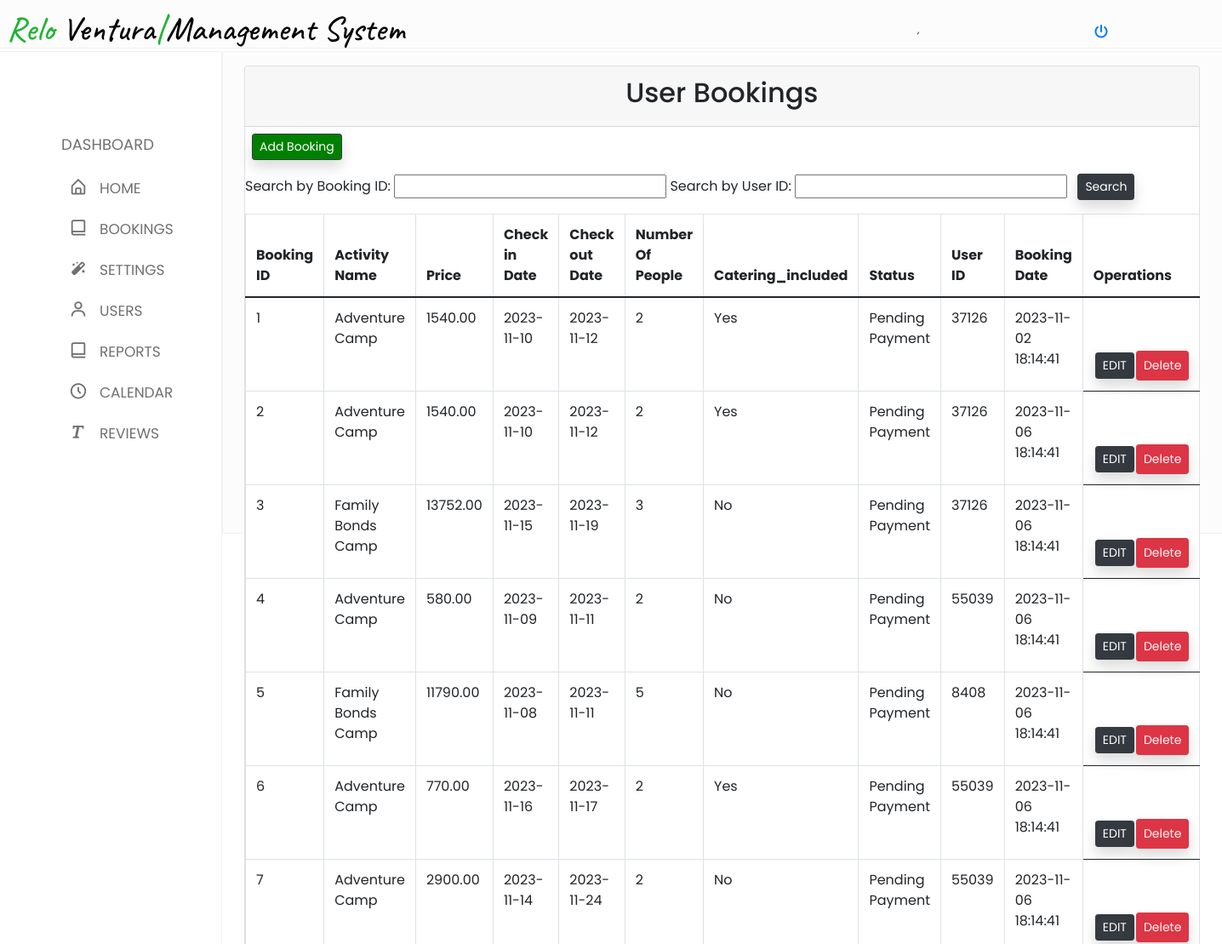
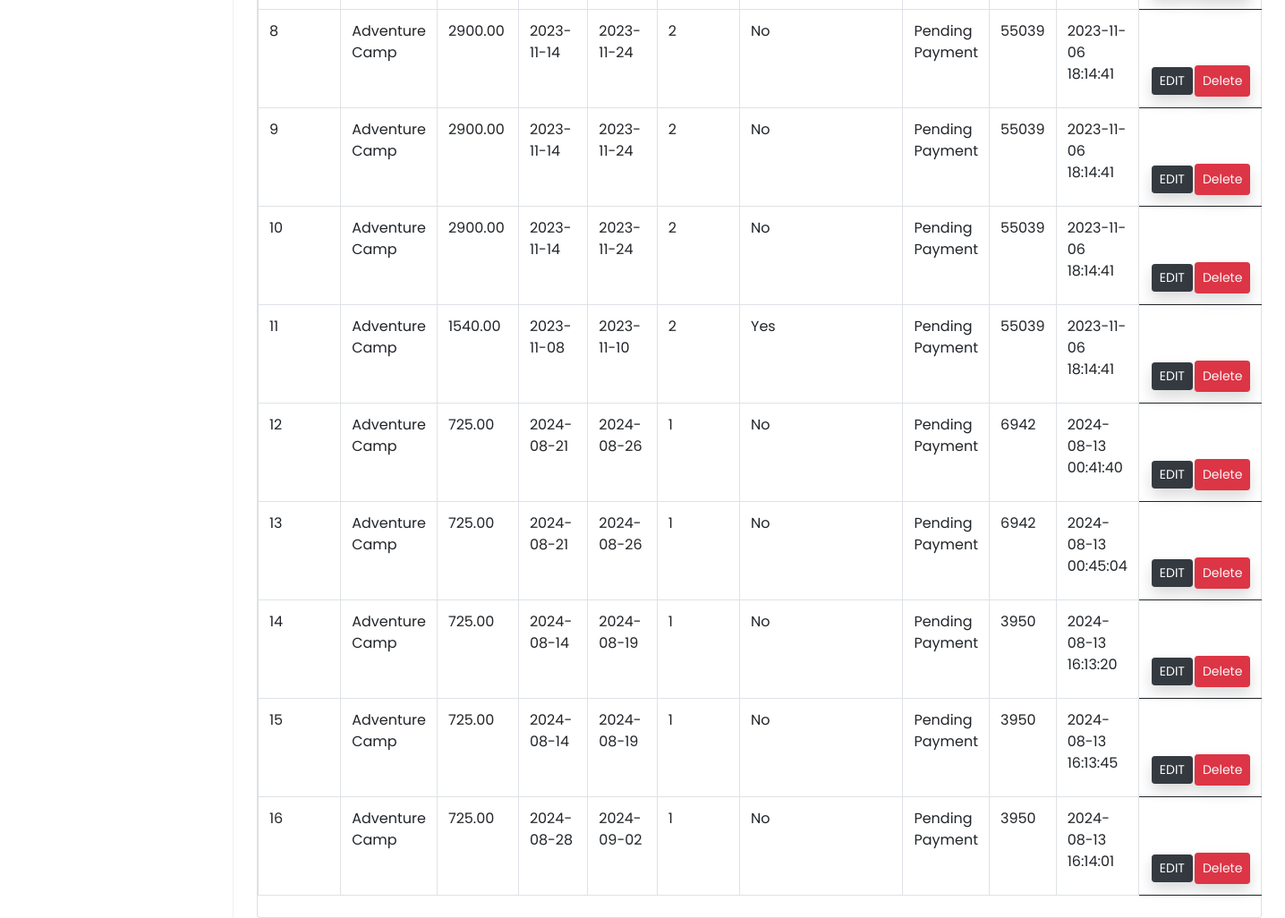
Screenshot of /Admin/bookingviews.php with the database file from the repository (2 pictures, top to bottom).
### tables this page shows
CREATE TABLE `booking` (
  `booking_id` int(10) NOT NULL,
  `Activity_Name` varchar(255) NOT NULL,
  `Price` decimal(10,2) NOT NULL,
  `Check_in_Date` date NOT NULL,
  `Check_out_Date` date NOT NULL,
  `Number_Of_People` int(11) NOT NULL,
  `catering_included` varchar(100) NOT NULL,
  `status` varchar(125) NOT NULL COMMENT 'Pending Payment|Approved|Complete|\r\nDenied|Cancelled',
  `user_id` int(10) NOT NULL,
  `booking_date` timestamp NOT NULL DEFAULT current_timestamp() ON UPDATE current_timestamp()
);

### Admin/bookingviews.php (the view, shortened to what this page needs)
<?php
include 'includes/header.php';
?>
<!DOCTYPE html>
<html lang="en">
<head>
  <link rel="stylesheet" href="admin.css" />
  <link rel="stylesheet" href="https://cdnjs.cloudflare.com/ajax/libs/font-awesome/6.4.2/css/all.min.css" />
  <link href="https://unpkg.com/boxicons@2.1.4/css/boxicons.min.css" rel="stylesheet" />
  <link href="https://cdn.jsdelivr.net/npm/bootstrap@5.0.2/dist/css/bootstrap.min.css" rel="stylesheet" />
  <link rel="stylesheet" href="https://cdnjs.cloudflare.com/ajax/libs/font-awesome/6.4.2/css/all.min.css" />
</head>
<body>
  <div class="body">
    <nav class="sidebar">
      <div class="menu_content">
        <ul class="menu_items">
          <div class="menu_title menu_dahsboard"></div>
          <a href="admin.php" style="text-decoration: none;">
            <div href="#" class="nav_link submenu_item">
              <span class="navlink_icon">
                <i class="bx bx-home-alt"></i>
              </span>
              <span class="navlink">Home</span>
            </div>
          </a>
          <a href="bookingviews.php" style="text-decoration: none;">
            <div href="#" class="nav_link submenu_item">
              <span class="navlink_icon">
                <i class='bx bx-book-alt'></i>
              </span>
              <span class="navlink">Bookings</span>
            </div>
          </a>
          <a href="Settings.php" style="text-decoration: none;">
            <div href="" class="nav_link submenu_item">
              <span class="navlink_icon">
                <i class="bx bxs-magic-wand"></i>
              </span>
              <span class="navlink">Settings</span>
            </div>
          </a>
          <a href="user.php" style="text-decoration: none;">
            <div href="#" class="nav_link submenu_item">
              <span class="navlink_icon">
                <i class='bx bx-user'></i>
              </span>
              <span class="navlink">Users</span>
            </div>
          </a>
          <a href="Reports.php" style="text-decoration: none;">
          <div href="#" class="nav_link submenu_item">
            <span class="navlink_icon">
              <i class='bx bx-book-alt'></i>
            </span>
            <span class="navlink">Reports</span>
          </div>
        </a>
          <a href="calendar.php" style="text-decoration: none;">
            <div href="#" class="nav_link submenu_item">
              <span class="navlink_icon">
                <i class='bx bx-time-five'></i>
              </span>
              <span class="navlink">Calendar</span>
            </div>
          </a>
          <a href="getReviews.php" style="text-decoration: none;">
            <div href="#" class="nav_link submenu_item">
              <span class="navlink_icon">
                <i class='bx bx-text'></i>
              </span>
              <span class="navlink">Reviews</span>
            </div>
          </a>
        </ul>
      </div>
    </nav>
    <div class="dash">
      <div class="col">
        <div class="card mt-3">
          <div class="card-header">
            <h2 class="display-7 text-center">User Bookings</h2>
          </div>
          <div class="table">
            <button type="button" class="btn btn-dark shadow btn-sm my-2 ml-2" data-bs-toggle="modal" data-bs-target="#editmodals" style="background: green">
              Add Booking
            </button>
            <form method="GET">
    <label for="searchBookingID">Search by Booking ID:</label>
    <input type="text" name="searchBookingID" id="searchBookingID"  class="shadow-none">
    <label for="searchUserID">Search by User ID:</label>
    <input type="text" name="searchUserID" id="searchUserID"  class="shadow-none">
    <button type="submit" class="btn btn-dark shadow btn-sm my-2 ml-2">Search</button>
</form>
            <table class="table table-bordered  my-2 ">
              <thead>
                <tr>
                  <th scope="col">Booking ID </th>
                  <th scope="col"> Activity Name</th>
                  <th scope="col">Price </th>
                  <th scope="col">Check in Date </th>
                  <th scope="col">Check out Date</th>
                  <th scope="col">Number Of People</th>
                  <th scope="col">Catering_included</th>
                  <th scope="col">Status</th>
                  <th scope="col">User ID</th>
                  <th scope="col">Booking Date</th>
                  <th scope="col">Operations</th>
                </tr>
              </thead>
              <tbody>
                <?php
                include 'connection.php';
                    $sql = "SELECT * FROM `booking` WHERE 1";
                    $result = mysqli_query($con, $sql);
                    if ($result) {
                        while ($row = mysqli_fetch_assoc($result)) {
                ?>
                    <tr>
                      <td><?php echo $row['booking_id']; ?></td>
                      <td><?php echo $row['Activity_Name']; ?></td>
                      <td><?php echo $row['Price']; ?></td>
                      <td><?php echo $row['Check_in_Date']; ?></td>
                      <td><?php echo $row['Check_out_Date']; ?></td>
                      <td><?php echo $row['Number_Of_People']; ?></td>
                      <td><?php echo $row['catering_included']; ?></td>
                      <td><?php echo $row['status']; ?></td>
                      <td><?php echo $row['user_id']; ?></td>
                      <td><?php echo $row['booking_date']; ?></td>
                      <td style="display:flex; border:none;">
                        <button type="button" style="margin:2px;" class="btn btn-dark shadow btn-sm editbtn">EDIT</button>
                        <button class="btn btn-danger shadow btn-sm"><a href="bookingviews.php?booking_id=<?= $row['booking_id'] ?>" class="text-light">Delete</a></button>
                      </td>
                    </tr>
                <?php
                  }
                }
                ?>
              </tbody>
            </table>
          </div>
        </div>
      </div>
    </div>
  </div>
  <link rel="stylesheet" href="https://maxcdn.bootstrapcdn.com/bootstrap/4.5.2/css/bootstrap.min.css">
</body>
</html>

### Admin/includes/header.php (shortened to what this page needs)
<!DOCTYPE html>
<html lang="en">
<head>
</head>
<body>
  <div class="head" style="height:56px; margin-top:0;">
    <div class="inside" style="width:550px;
     ">
      <h1><span>Relo</span> Ventura<span>|</span>Management System</h1>
    </div>
    <div class="inside" style=" height:auto;  width: 200px;
     Display:flex; margin-top:30px; margin-left: 520px; ">
      <h6 style="font-size:10px; height:10px;"> <?php echo $admin_name; ?>, </h6>
    </div>
    <div class="inside" style=" height:auto;
     width: 30px; float: left; margin-right:20px; margin-top:9px; ">
      <a href="logout.php"><i class="fa-solid fa-power-off"></i></a>
    </div>
  </div>
</body>
</html>

### Admin/admin.css (style rules this page uses)
:root { --bg-color: rgb(252, 252, 252); --text-color: #000000; --second-color: #5a8558; --main-color: #20b333; --big-font: 2.5rem; --h2-font: 2rem; --p-font: 1.1rem; }
:root { --white-color: #fff; --blue-color: #20b333; --grey-color: #707070; --grey-color-light: #aaa; }
* { list-style: none; margin: 0; padding: 0; box-sizing: border-box; font-family: "Poppins", sans-serif; text-decoration: none; }
body { background: var(--bg-color); }
.head { margin: 0; display: flex; background-color: var(--bg-color); height: 10vhh; width: 100%; position: fixed; z-index: 100; box-shadow: 0 0 1px var(--grey-color-light); }
.head h1 { font-size: var(--big-font); color: var(--text-color); font-family: "Bungee Spice", cursive; font-family: "Caveat", cursive; }
.head span { color: var(--main-color); font-family: "Bungee Spice", cursive; font-family: "Caveat", cursive; }
.head .inside i { float: left; margin-top: 20px; }
.head .inside { margin-top: 10px; margin-left: 8px; }
.body { display: flex; }
.dash { margin-top: 61px; margin-left: 262px; width: 100%; top:0; padding-left: 10px; height: 565px; border: 20px; background: var(--bg-color); box-shadow: 0 0 1px var(--grey-color-light); }
nav { font-size: 17px; text-transform: uppercase; }
.sidebar { margin-top: 61px; background-color: var(--white-color); width: 260px; position: fixed; top: 0; left: 0; height: 5650px; padding: 80px 20px; z-index: 100; overflow-y: scroll; box-shadow: 0 0 1px var(--grey-color-light); transition: all 0.5s ease; }
.menu_title { margin: 15px 0; padding: 0 20px; font-size: 18px; }
.menu_title::before { color: var(--grey-color); white-space: nowrap; }
.menu_dahsboard::before { content: "Dashboard"; }
.sidebar .menu_content .menu_items a { color: var(--grey-color); text-decoration: none; background-color: none; }
.navlink_icon { position: relative; font-size: 22px; min-width: 50px; line-height: 40px; display: inline-block; text-align: center; border-radius: 6px; }
.sidebar .nav_link { display: flex; align-items: center; width: 100%; padding: 4px 15px; border-radius: 8px; text-decoration: none; color: var(--grey-color); white-space: nowrap; }
.submenu_item { cursor: pointer; }
table { font-family: arial, sans-serif; border-collapse: collapse; width: 100%; align-items: center; }
button { padding: 10px; }
td, th { border: 1px solid #dddddd; text-align: left; padding: 8px; margin-top: 50px; }
tr { margin: 20px; }
tr:nth-child(even) { background-color: #dddddd; }
.dash .card { width:99%; margin-top: 5px; }

### rows the page displays
booking: booking_id "1", Activity_Name "Adventure Camp", Price "1540.00", Check_in_Date "2023-11-10", Check_out_Date "2023-11-12", Number_Of_People "2", catering_included "Yes", status "Pending Payment", user "37126", booking_date "2023-11-02 18:14:41"
booking: booking_id "2", Activity_Name "Adventure Camp", Price "1540.00", Check_in_Date "2023-11-10", Check_out_Date "2023-11-12", Number_Of_People "2", catering_included "Yes", status "Pending Payment", user "37126", booking_date "2023-11-06 18:14:41"
booking: booking_id "3", Activity_Name "Family Bonds Camp", Price "13752.00", Check_in_Date "2023-11-15", Check_out_Date "2023-11-19", Number_Of_People "3", catering_included "No", status "Pending Payment", user "37126", booking_date "2023-11-06 18:14:41"
booking: booking_id "4", Activity_Name "Adventure Camp", Price "580.00", Check_in_Date "2023-11-09", Check_out_Date "2023-11-11", Number_Of_People "2", catering_included "No", status "Pending Payment", user "55039", booking_date "2023-11-06 18:14:41"
booking: booking_id "5", Activity_Name "Family Bonds Camp", Price "11790.00", Check_in_Date "2023-11-08", Check_out_Date "2023-11-11", Number_Of_People "5", catering_included "No", status "Pending Payment", user "8408", booking_date "2023-11-06 18:14:41"
booking: booking_id "6", Activity_Name "Adventure Camp", Price "770.00", Check_in_Date "2023-11-16", Check_out_Date "2023-11-17", Number_Of_People "2", catering_included "Yes", status "Pending Payment", user "55039", booking_date "2023-11-06 18:14:41"
booking: booking_id "7", Activity_Name "Adventure Camp", Price "2900.00", Check_in_Date "2023-11-14", Check_out_Date "2023-11-24", Number_Of_People "2", catering_included "No", status "Pending Payment", user "55039", booking_date "2023-11-06 18:14:41"
booking: booking_id "8", Activity_Name "Adventure Camp", Price "2900.00", Check_in_Date "2023-11-14", Check_out_Date "2023-11-24", Number_Of_People "2", catering_included "No", status "Pending Payment", user "55039", booking_date "2023-11-06 18:14:41"
booking: booking_id "9", Activity_Name "Adventure Camp", Price "2900.00", Check_in_Date "2023-11-14", Check_out_Date "2023-11-24", Number_Of_People "2", catering_included "No", status "Pending Payment", user "55039", booking_date "2023-11-06 18:14:41"
booking: booking_id "10", Activity_Name "Adventure Camp", Price "2900.00", Check_in_Date "2023-11-14", Check_out_Date "2023-11-24", Number_Of_People "2", catering_included "No", status "Pending Payment", user "55039", booking_date "2023-11-06 18:14:41"
booking: booking_id "11", Activity_Name "Adventure Camp", Price "1540.00", Check_in_Date "2023-11-08", Check_out_Date "2023-11-10", Number_Of_People "2", catering_included "Yes", status "Pending Payment", user "55039", booking_date "2023-11-06 18:14:41"
booking: booking_id "12", Activity_Name "Adventure Camp", Price "725.00", Check_in_Date "2024-08-21", Check_out_Date "2024-08-26", Number_Of_People "1", catering_included "No", status "Pending Payment", user "6942", booking_date "2024-08-13 00:41:40"
booking: booking_id "13", Activity_Name "Adventure Camp", Price "725.00", Check_in_Date "2024-08-21", Check_out_Date "2024-08-26", Number_Of_People "1", catering_included "No", status "Pending Payment", user "6942", booking_date "2024-08-13 00:45:04"
booking: booking_id "14", Activity_Name "Adventure Camp", Price "725.00", Check_in_Date "2024-08-14", Check_out_Date "2024-08-19", Number_Of_People "1", catering_included "No", status "Pending Payment", user "3950", booking_date "2024-08-13 16:13:20"
booking: booking_id "15", Activity_Name "Adventure Camp", Price "725.00", Check_in_Date "2024-08-14", Check_out_Date "2024-08-19", Number_Of_People "1", catering_included "No", status "Pending Payment", user "3950", booking_date "2024-08-13 16:13:45"
booking: booking_id "16", Activity_Name "Adventure Camp", Price "725.00", Check_in_Date "2024-08-28", Check_out_Date "2024-09-02", Number_Of_People "1", catering_included "No", status "Pending Payment", user "3950", booking_date "2024-08-13 16:14:01"
